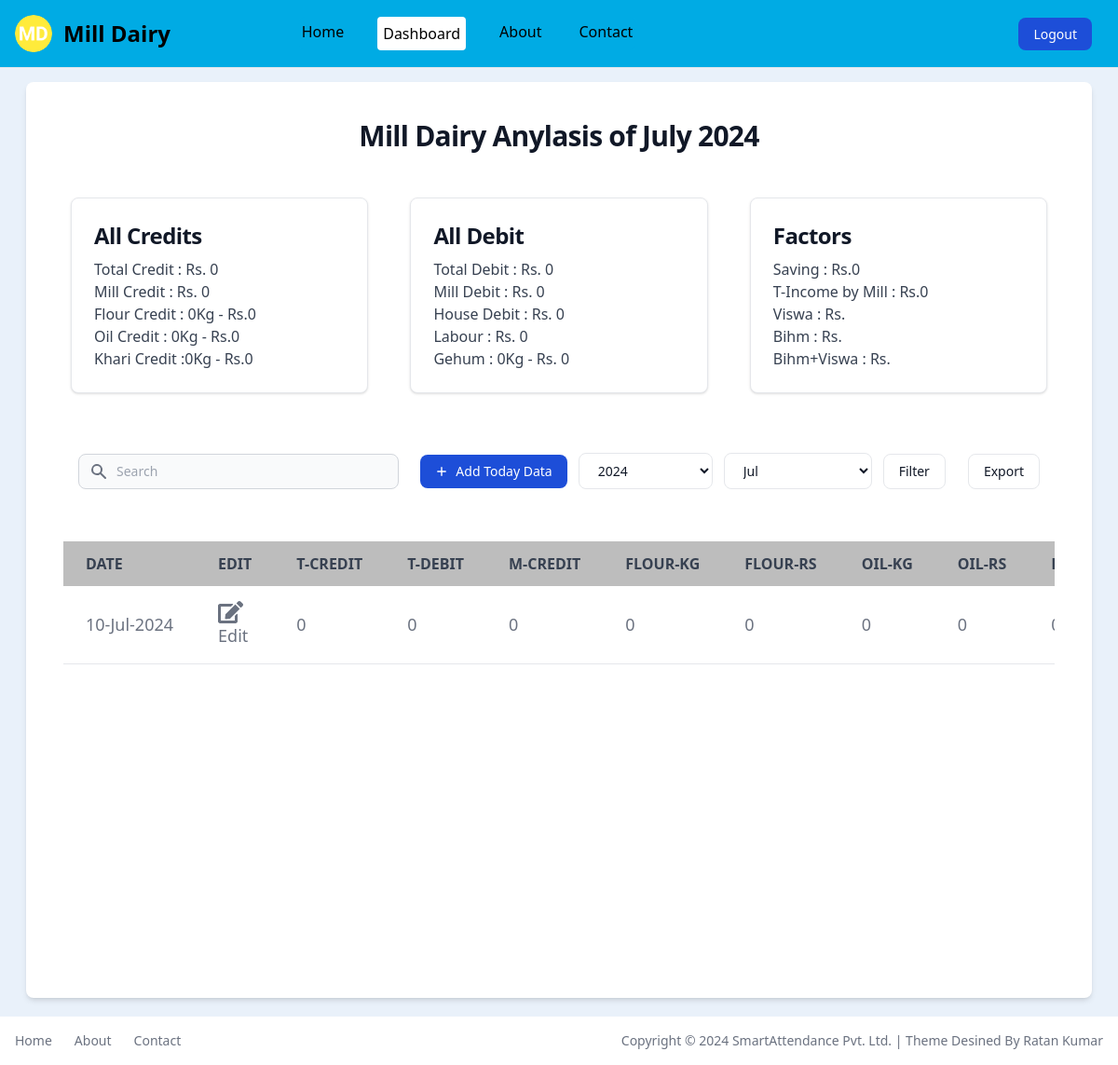
Page /dashboard (signed in) on the committed database.
### app.py (models this page shows, shortened)
class MillData(db.Model):
    id = db.Column(db.Integer, primary_key=True)
    user_id = db.Column(db.Integer, db.ForeignKey('user.id'), nullable=False)
    date = db.Column(db.Date, default=datetime.datetime.now)
    mill_credit = db.Column(db.Integer, nullable=False)
    flour_weight = db.Column(db.Integer, nullable=False)
    flour_rs = db.Column(db.Integer, nullable=False)
    oil_weight = db.Column(db.Integer, nullable=False)
    oil_rs = db.Column(db.Integer, nullable=False)
    khari_weight = db.Column(db.Integer, nullable=False)
    khari_rs = db.Column(db.Integer, nullable=False)
    labour_dscri = db.Column(db.String(100), nullable=False)
    labour_rs = db.Column(db.Integer, nullable=False)
    mill_debit = db.Column(db.Integer, nullable=False)
    mill_dscri = db.Column(db.String(100), nullable=False)
    home_debit = db.Column(db.Integer, nullable=False)
    home_dscri = db.Column(db.String(100), nullable=False)
    gehum_weight = db.Column(db.Integer, nullable=False)
    gehum_rs = db.Column(db.Integer, nullable=False)
    total_credit = db.Column(db.Integer, nullable=False)
    total_debit = db.Column(db.Integer, nullable=False)
    user = db.relationship('User', backref=db.backref('milldatas', lazy=True))

### app.py (the view, shortened to what this page needs)
@app.route('/dashboard', methods=['GET', 'POST'])
def dashboard():
    if 'email' in session:
        user = User.query.filter_by(email=session['email']).first()
        year = datetime.datetime.now().year # Give: 2024/2023..
        current_year = datetime.datetime.now().year # Give: 2024/2023..
        month = datetime.datetime.now().month # Give: 1/2/3/4/5..
        month_name = datetime.datetime.now().strftime("%B")
        if request.method == 'POST':
            year = int(request.form['year'])
            month = int(request.form['month'])
            month_name = datetime.datetime(year, month, 1).strftime("%B")
        mill_dairy_datas = MillData.query.filter(
            MillData.user_id == user.id,
            db.extract('year', MillData.date) == year,
            db.extract('month', MillData.date) == month
        ).all()
        query = request.args.get('query')
        total_t_credit = sum(data.total_credit for data in mill_dairy_datas)
        total_t_debit = sum(data.total_debit for data in mill_dairy_datas)
        total_m_credit = sum(data.mill_credit for data in mill_dairy_datas)
        total_flour_rs = sum(data.flour_rs for data in mill_dairy_datas)
        total_flour_weight = sum(data.flour_weight for data in mill_dairy_datas)
        total_oil_rs = sum(data.oil_rs for data in mill_dairy_datas)
        total_oil_weight = sum(data.oil_weight for data in mill_dairy_datas)
        total_khari_rs = sum(data.khari_rs for data in mill_dairy_datas)
        total_khari_weight = sum(data.khari_weight for data in mill_dairy_datas)
        total_mill_debit = sum(data.mill_debit for data in mill_dairy_datas)
        total_home_debit = sum(data.home_debit for data in mill_dairy_datas)
        total_labour_rs = sum(data.labour_rs for data in mill_dairy_datas)
        total_gehum_rs = sum(data.gehum_rs for data in mill_dairy_datas)
        total_gehum_weight = sum(data.gehum_weight for data in mill_dairy_datas)
        return render_template('dashboard.html', title='Dashboard', current_page='dashboard',
                               mill_dairy_datas=mill_dairy_datas, year=year, current_year=current_year,
                               month=month, month_name=month_name,
                               total_t_credit=total_t_credit, total_t_debit=total_t_debit,
                               total_m_credit=total_m_credit, total_flour_rs=total_flour_rs,
                               total_flour_weight=total_flour_weight, total_oil_rs=total_oil_rs,
                               total_oil_weight=total_oil_weight, total_khari_rs=total_khari_rs,
                               total_khari_weight=total_khari_weight, total_mill_debit=total_mill_debit,
                               total_home_debit=total_home_debit, total_labour_rs=total_labour_rs,
                               total_gehum_rs=total_gehum_rs, total_gehum_weight=total_gehum_weight)
    else:
        flash('You need to login first.', 'error')
        return redirect('/login')

### templates/dashboard.html (shortened to what this page needs)
{% extends 'layout.html' %}
{% block content %}
<div class="pt-[68px] w-full">
    <section class="bg-[#E9F1FA] dark:bg-gray-900 p-3 sm:p-5">
        <div class="mx-auto px-2 lg:px-2">
            <div class="bg-white dark:bg-gray-800 relative shadow-md sm:rounded-lg overflow-hidden">
                <h1 class="m-10 text-center mb-2 text-3xl font-bold tracking-tight text-gray-900 dark:text-white">Mill
                    Dairy Anylasis of {{month_name}} {{year}} </h1>
                <div class="m-1 md:m-10 flex flex-col md:flex-row md:items-center md:justify-between">
                    <div
                        class="block md:w-[30%] max-w-sm m-2 p-6 bg-white border border-gray-200 rounded-lg shadow hover:bg-gray-100 dark:bg-gray-800 dark:border-gray-700 dark:hover:bg-gray-700">
                        <h5 class="mb-2 text-2xl font-bold tracking-tight text-gray-900 dark:text-white">All Credits
                        </h5>
                        <p class="font-normal text-gray-700 dark:text-gray-400">Total Credit : Rs. {{ total_t_credit }}
                        </p>
                        <p class="font-normal text-gray-700 dark:text-gray-400">Mill Credit : Rs. {{total_m_credit}}</p>
                        <p class="font-normal text-gray-700 dark:text-gray-400">Flour Credit : {{ total_flour_weight
                            }}Kg - Rs.{{ total_flour_rs }}</p>
                        <p class="font-normal text-gray-700 dark:text-gray-400">Oil Credit : {{ total_oil_weight }}Kg -
                            Rs.{{ total_oil_rs }}</p>
                        <p class="font-normal text-gray-700 dark:text-gray-400">Khari Credit :{{total_khari_weight}}Kg -
                            Rs.{{total_khari_rs}}</p>
                    </div>
                    <div
                        class="block md:w-[30%] max-w-sm m-2 p-6 bg-white border border-gray-200 rounded-lg shadow hover:bg-gray-100 dark:bg-gray-800 dark:border-gray-700 dark:hover:bg-gray-700">
                        <h5 class="mb-2 text-2xl font-bold tracking-tight text-gray-900 dark:text-white">All Debit</h5>
                        <p class="font-normal text-gray-700 dark:text-gray-400">Total Debit : Rs. {{ total_t_debit }}
                        </p>
                        <p class="font-normal text-gray-700 dark:text-gray-400">Mill Debit : Rs. {{ total_mill_debit }}
                        </p>
                        <p class="font-normal text-gray-700 dark:text-gray-400">House Debit : Rs. {{ total_home_debit }}
                        </p>
                        <p class="font-normal text-gray-700 dark:text-gray-400">Labour : Rs. {{ total_labour_rs }}</p>
                        <p class="font-normal text-gray-700 dark:text-gray-400">Gehum : {{ total_gehum_weight }}Kg - Rs.
                            {{ total_gehum_rs }}</p>
                    </div>
                    <div
                        class="block md:w-[30%] max-w-sm m-2 p-6 bg-white border border-gray-200 rounded-lg shadow hover:bg-gray-100 dark:bg-gray-800 dark:border-gray-700 dark:hover:bg-gray-700">
                        <h5 class="mb-2 text-2xl font-bold tracking-tight text-gray-900 dark:text-white">Factors</h5>
                        <p class="font-normal text-gray-700 dark:text-gray-400">Saving : Rs.{{ total_t_credit -
                            total_t_debit }}</p>
                        <p class="font-normal text-gray-700 dark:text-gray-400">T-Income by Mill : Rs.{{total_t_credit -
                            total_mill_debit - total_labour_rs - total_gehum_rs}} </p>
                        <p class="font-normal text-gray-700 dark:text-gray-400">Viswa : Rs. </p>
                        <p class="font-normal text-gray-700 dark:text-gray-400">Bihm : Rs. </p>
                        <p class="font-normal text-gray-700 dark:text-gray-400">Bihm+Viswa : Rs. </p>
                    </div>
                </div>
                <div
                    class="m-1 md:m-10 flex flex-col md:flex-row items-center justify-between space-y-5 md:space-y-0 md:space-x-4 p-4">
                    <div class="w-full md:w-1/3">
                        <form class="flex items-center" action="/dashboard" method="get">
                            <div class="relative w-full">
                                <div class="absolute inset-y-0 left-0 flex items-center pl-3 pointer-events-none">
                                </div>
                                <input type="text" name="query" id="simple-search"
                                    class="bg-gray-50 border border-gray-300 text-gray-900 text-sm rounded-lg focus:ring-primary-500 focus:border-primary-500 block w-full pl-10 p-2 dark:bg-gray-700 dark:border-gray-600 dark:placeholder-gray-400 dark:text-white dark:focus:ring-primary-500 dark:focus:border-primary-500"
                                    placeholder="Search" required="">
                            </div>
                        </form>
                    </div>
                    <div
                        class="w-full md:w-auto flex flex-col md:flex-row space-y-5 md:space-y-0 items-stretch md:items-center justify-end md:space-x-3 flex-shrink-0">
                        <button type="button"
                            class="flex items-center justify-center text-white bg-blue-700 hover:bg-primary-800 focus:ring-4 focus:ring-primary-300 font-medium rounded-lg text-sm px-4 py-2 dark:bg-primary-600 dark:hover:bg-primary-700 focus:outline-none dark:focus:ring-primary-800">
                            <svg class="h-3.5 w-3.5 mr-2" fill="currentColor" viewbox="0 0 20 20"
                                xmlns="http://www.w3.org/2000/svg" aria-hidden="true">
                                <path clip-rule="evenodd" fill-rule="evenodd"
                                    d="M10 3a1 1 0 011 1v5h5a1 1 0 110 2h-5v5a1 1 0 11-2 0v-5H4a1 1 0 110-2h5V4a1 1 0 011-1z" />
                            </svg>
                            <a href="/add_new_data">Add Today Data</a>
                        </button>
                        <form action="/dashboard" method="post">
                            <div class="flex items-center space-x-3 w-full md:w-auto">
                                <select name="year" required=""
                                    class="w-full md:w-auto flex items-center justify-center py-2 px-4 text-sm font-medium text-gray-900 focus:outline-none bg-white rounded-lg border border-gray-200 hover:bg-gray-100 hover:text-primary-700 focus:z-10 focus:ring-4 focus:ring-gray-200 dark:focus:ring-gray-700 dark:bg-gray-800 dark:text-gray-400 dark:border-gray-600 dark:hover:text-white dark:hover:bg-gray-700">
                                    {% for y in range(2017, current_year + 1) %}
                                    <option value="{{ y }}" {% if y==year %}selected{% endif %}>
                                        {{ y }}
                                    </option>
                                    {% endfor %}
                                </select>
                                <select name="month" required=""
                                    class="w-full md:w-auto flex items-center justify-center py-2 px-4 text-sm font-medium text-gray-900 focus:outline-none bg-white rounded-lg border border-gray-200 hover:bg-gray-100 hover:text-primary-700 focus:z-10 focus:ring-4 focus:ring-gray-200 dark:focus:ring-gray-700 dark:bg-gray-800 dark:text-gray-400 dark:border-gray-600 dark:hover:text-white dark:hover:bg-gray-700">
                                    <option value="7" {% if 7==month %}selected{% endif %}>Jul</option>
                                </select>
                                <button type="submit"
                                    class="w-full md:w-auto flex items-center justify-center py-2 px-4 text-sm font-medium text-gray-900 focus:outline-none bg-white rounded-lg border border-gray-200 hover:bg-gray-100 hover:text-primary-700 focus:z-10 focus:ring-4 focus:ring-gray-200 dark:focus:ring-gray-700 dark:bg-gray-800 dark:text-gray-400 dark:border-gray-600 dark:hover:text-white dark:hover:bg-gray-700">
                                    Filter
                                </button>
                            </div>
                        </form>
                        <form action="/download_excel" method="post">
                            <div class="flex items-center space-x-3 w-full md:w-auto">
                                <button type="submit"
                                    class="w-full md:w-auto flex items-center justify-center py-2 px-4 text-sm font-medium text-gray-900 focus:outline-none bg-white rounded-lg border border-gray-200 hover:bg-gray-100 hover:text-primary-700 focus:z-10 focus:ring-4 focus:ring-gray-200 dark:focus:ring-gray-700 dark:bg-gray-800 dark:text-gray-400 dark:border-gray-600 dark:hover:text-white dark:hover:bg-gray-700">
                                    Export
                                </button>
                            </div>
                        </form>
                    </div>
                </div>
                <div class="overflow-x-auto m-2 md:m-10 h-[450px]">
                    <table class="w-full text-left text-gray-500 dark:text-gray-400">
                        <thead
                            class="whitespace-nowrap text-gray-700 uppercase bg-[#bdbdbd] dark:bg-gray-700 dark:text-gray-400 sticky top-0 z-50">
                            <tr>
                                <th scope="col" class="px-6 py-3"> Date</th>
                                <th scope="col" class="px-6 py-3">Edit</th>
                                <th scope="col" class="px-6 py-3">T-Credit </th>
                                <th scope="col" class="px-6 py-3">T-Debit </th>
                                <th scope="col" class="px-6 py-3">M-Credit</th>
                                <th scope="col" class="px-6 py-3">Flour-Kg</th>
                                <th scope="col" class="px-6 py-3">Flour-Rs</th>
                                <th scope="col" class="px-6 py-3">Oil-Kg</th>
                                <th scope="col" class="px-6 py-3">Oil-Rs</th>
                                <th scope="col" class="px-6 py-3">Khari-Kg</th>
                            </tr>
                        </thead>
                        <tbody class="text-[18px]">
                            {% for mill_dairy_data in mill_dairy_datas %}
                            <tr
                                class="odd:bg-white even:bg-[#f3f3f3] hover:bg-yellow-100 border-b dark:odd:bg-gray-500 dark:even:bg-gray-600 dark:border-gray-700 dark:text-white dark:hover:bg-[#fb7185]">
                                <td class="px-6 py-4 whitespace-nowrap">{{ mill_dairy_data.date.strftime('%d-%b-%Y') }}
                                </td>
                                <td class="px-6 py-4">
                                    <a href="{{ url_for('edit_data', data_id=mill_dairy_data.id) }}">
                                         Edit
                                    </a>
                                </td>
                                <td class="px-6 py-4">{{ mill_dairy_data.total_credit }}</td>
                                <td class="px-6 py-4">{{ mill_dairy_data.total_debit }}</td>
                                <td class="px-6 py-4">{{ mill_dairy_data.mill_credit }}</td>
                                <td class="px-6 py-4">{{ mill_dairy_data.flour_weight }}</td>
                                <td class="px-6 py-4">{{ mill_dairy_data.flour_rs }}</td>
                                <td class="px-6 py-4">{{ mill_dairy_data.oil_weight }}</td>
                                <td class="px-6 py-4">{{ mill_dairy_data.oil_rs }}</td>
                                <td class="px-6 py-4">{{ mill_dairy_data.khari_weight }}</td>
                            </tr>
                            {% endfor %}
                        </tbody>
                    </table>
                </div>
            </div>
        </div>
    </section>
</div>
{% endblock %}

### rows in the picture
MillData: date "10-Jul-2024", total_credit "0", total_debit "0", mill_credit "0", flour_weight "0", flour_rs "0", oil_weight "0", oil_rs "0"

### other values in the picture
{{ total_t_credit }} "0"
{{ total_m_credit }} "0"
{{ total_flour_weight }} "0"
{{ total_flour_rs }} "0"
{{ total_oil_weight }} "0"
{{ total_oil_rs }} "0"
{{ total_khari_weight }} "0"
{{ total_khari_rs }} "0"
{{ total_t_debit }} "0"
{{ total_mill_debit }} "0"
{{ total_home_debit }} "0"
{{ total_labour_rs }} "0"
{{ total_gehum_weight }} "0"
{{ total_gehum_rs }} "0"
{{ total_t_credit -
                            total_t_debit }} "0"
